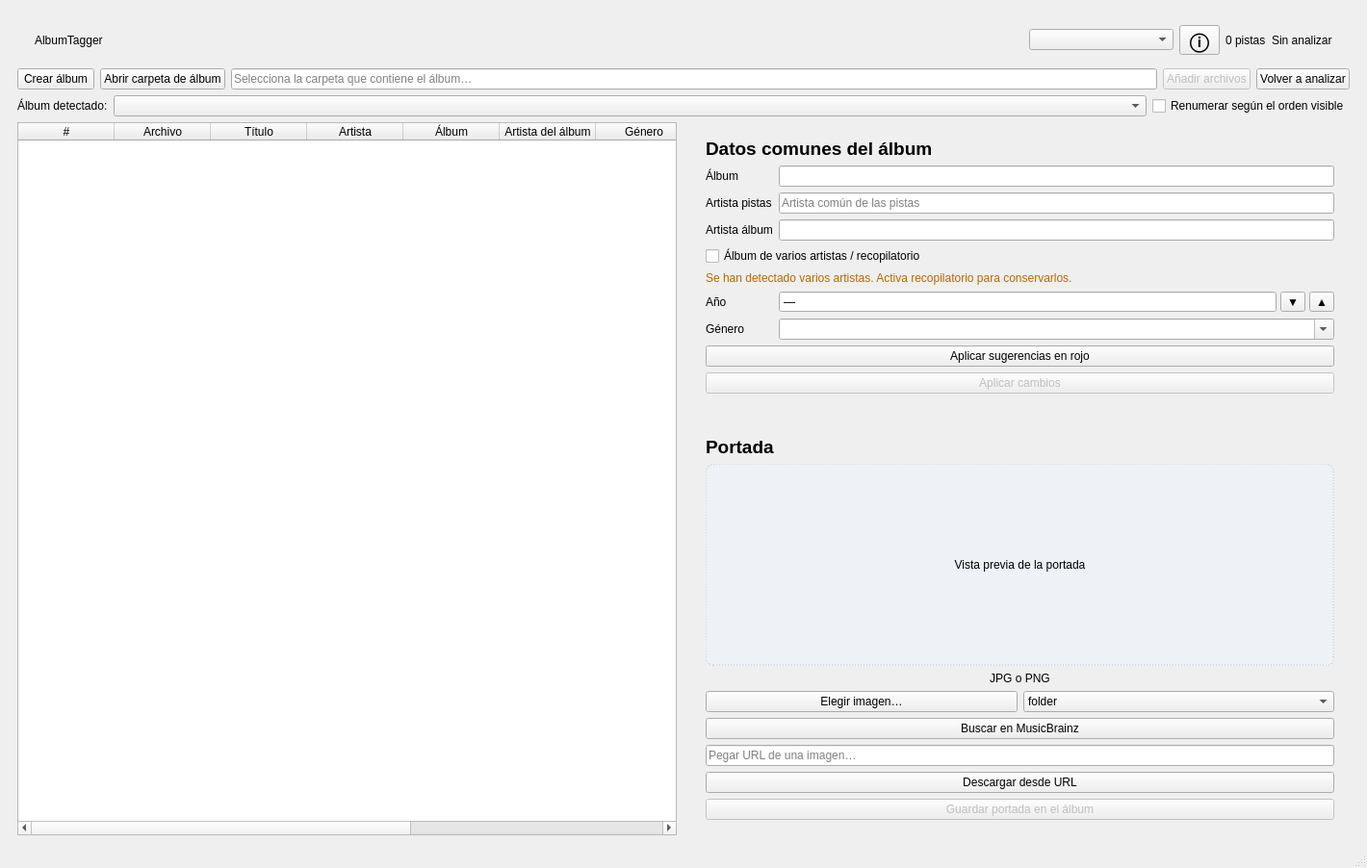
<?xml version="1.0" encoding="UTF-8"?>
<ui version="4.0">
 <class>MainWindow</class>
 <widget class="QMainWindow" name="MainWindow">
  <property name="geometry"><rect><x>0</x><y>0</y><width>1420</width><height>820</height></rect></property>
  <widget class="QWidget" name="centralwidget">
   <layout class="QVBoxLayout" name="rootLayout">
    <property name="leftMargin"><number>18</number></property><property name="topMargin"><number>18</number></property><property name="rightMargin"><number>18</number></property><property name="bottomMargin"><number>12</number></property>
    <item><widget class="QFrame" name="headerFrame"><property name="sizePolicy"><sizepolicy hsizetype="Expanding" vsizetype="Fixed"><horstretch>0</horstretch><verstretch>0</verstretch></sizepolicy></property><property name="maximumSize"><size><width>16777215</width><height>64</height></size></property><layout class="QHBoxLayout" name="headerLayout"><property name="leftMargin"><number>18</number></property><property name="topMargin"><number>8</number></property><property name="rightMargin"><number>18</number></property><property name="bottomMargin"><number>8</number></property>
     <item><widget class="QLabel" name="titleLabel"><property name="text"><string>AlbumTagger</string></property></widget></item>
     <item><spacer name="headerSpacer"><property name="orientation"><enum>Qt::Horizontal</enum></property><property name="sizeHint"><size><width>40</width><height>20</height></size></property></spacer></item>
     <item><widget class="QComboBox" name="languageCombo"><property name="minimumSize"><size><width>150</width><height>0</height></size></property></widget></item>
     <item><widget class="QToolButton" name="aboutButton"><property name="text"><string>ⓘ</string></property><property name="toolTip"><string>Acerca de AlbumTagger</string></property><property name="styleSheet"><string notr="true">font-size: 15pt; font-weight: 600;</string></property></widget></item>
     <item><widget class="QLabel" name="trackCountLabel"><property name="text"><string>0 pistas</string></property></widget></item>
     <item><widget class="QLabel" name="warningCountLabel"><property name="text"><string>Sin analizar</string></property></widget></item>
    </layout></widget></item>
    <item><layout class="QHBoxLayout" name="folderLayout"><item><widget class="QPushButton" name="createAlbumButton"><property name="text"><string>Crear álbum</string></property></widget></item><item><widget class="QPushButton" name="openFolderButton"><property name="text"><string>Abrir carpeta de álbum</string></property></widget></item><item><widget class="QLineEdit" name="folderPath"><property name="readOnly"><bool>true</bool></property><property name="placeholderText"><string>Selecciona la carpeta que contiene el álbum…</string></property></widget></item><item><widget class="QPushButton" name="addFilesButton"><property name="enabled"><bool>false</bool></property><property name="text"><string>Añadir archivos</string></property></widget></item><item><widget class="QPushButton" name="rescanButton"><property name="text"><string>Volver a analizar</string></property></widget></item></layout></item>
    <item><layout class="QHBoxLayout" name="albumFilterLayout"><item><widget class="QLabel" name="albumFilterLabel"><property name="text"><string>Álbum detectado:</string></property></widget></item><item><widget class="QComboBox" name="albumFilterCombo"><property name="sizePolicy"><sizepolicy hsizetype="Expanding" vsizetype="Fixed"><horstretch>1</horstretch><verstretch>0</verstretch></sizepolicy></property></widget></item><item><widget class="QCheckBox" name="renumberCheck"><property name="text"><string>Renumerar según el orden visible</string></property><property name="toolTip"><string>Arrastra las filas desde los números del margen izquierdo</string></property></widget></item></layout></item>
    <item><layout class="QHBoxLayout" name="contentLayout"><property name="spacing"><number>14</number></property>
     <item><widget class="QTableWidget" name="trackTable"><property name="alternatingRowColors"><bool>true</bool></property><property name="selectionBehavior"><enum>QAbstractItemView::SelectRows</enum></property><property name="editTriggers"><set>QAbstractItemView::NoEditTriggers</set></property><property name="columnCount"><number>10</number></property><property name="rowCount"><number>0</number></property>
      <column><property name="text"><string>#</string></property></column><column><property name="text"><string>Archivo</string></property></column><column><property name="text"><string>Título</string></property></column><column><property name="text"><string>Artista</string></property></column><column><property name="text"><string>Álbum</string></property></column><column><property name="text"><string>Artista del álbum</string></property></column><column><property name="text"><string>Género</string></property></column><column><property name="text"><string>Año</string></property></column><column><property name="text"><string>Duración</string></property></column><column><property name="text"><string>Anomalías</string></property></column>
     </widget></item>
     <item><layout class="QVBoxLayout" name="sideLayout"><property name="spacing"><number>12</number></property>
      <item><widget class="QFrame" name="editorCard"><property name="minimumSize"><size><width>290</width><height>0</height></size></property><layout class="QFormLayout" name="editorLayout"><property name="leftMargin"><number>16</number></property><property name="topMargin"><number>16</number></property><property name="rightMargin"><number>16</number></property><property name="bottomMargin"><number>16</number></property>
       <item row="0" column="0" colspan="2"><widget class="QLabel" name="albumHeader"><property name="text"><string>Datos comunes del álbum</string></property><property name="styleSheet"><string notr="true">font-size: 14pt; font-weight: 650;</string></property></widget></item>
       <item row="1" column="0"><widget class="QLabel" name="albumLabel"><property name="text"><string>Álbum</string></property></widget></item><item row="1" column="1"><widget class="QLineEdit" name="albumEdit"/></item>
       <item row="2" column="0"><widget class="QLabel" name="artistLabel"><property name="text"><string>Artista pistas</string></property></widget></item><item row="2" column="1"><widget class="QLineEdit" name="artistEdit"><property name="placeholderText"><string>Artista común de las pistas</string></property></widget></item>
       <item row="3" column="0"><widget class="QLabel" name="albumArtistLabel"><property name="text"><string>Artista álbum</string></property></widget></item><item row="3" column="1"><widget class="QLineEdit" name="albumArtistEdit"/></item>
       <item row="4" column="0" colspan="2"><widget class="QCheckBox" name="compilationCheck"><property name="text"><string>Álbum de varios artistas / recopilatorio</string></property></widget></item>
       <item row="5" column="0" colspan="2"><widget class="QLabel" name="multiArtistHint"><property name="visible"><bool>false</bool></property><property name="styleSheet"><string notr="true">color: #b26a00; font-size: 9pt;</string></property><property name="text"><string>Se han detectado varios artistas. Activa recopilatorio para conservarlos.</string></property><property name="wordWrap"><bool>true</bool></property></widget></item>
       <item row="6" column="0"><widget class="QLabel" name="yearLabel"><property name="text"><string>Año</string></property></widget></item><item row="6" column="1"><widget class="QWidget" name="yearEditor"><layout class="QHBoxLayout" name="yearEditorLayout"><property name="spacing"><number>4</number></property><property name="leftMargin"><number>0</number></property><property name="topMargin"><number>0</number></property><property name="rightMargin"><number>0</number></property><property name="bottomMargin"><number>0</number></property><item><widget class="QSpinBox" name="yearSpin"><property name="sizePolicy"><sizepolicy hsizetype="Expanding" vsizetype="Fixed"><horstretch>1</horstretch><verstretch>0</verstretch></sizepolicy></property><property name="buttonSymbols"><enum>QAbstractSpinBox::NoButtons</enum></property><property name="minimum"><number>0</number></property><property name="maximum"><number>9999</number></property><property name="specialValueText"><string>—</string></property></widget></item><item><widget class="QToolButton" name="yearDownButton"><property name="text"><string>▼</string></property><property name="toolTip"><string>Año anterior</string></property></widget></item><item><widget class="QToolButton" name="yearUpButton"><property name="text"><string>▲</string></property><property name="toolTip"><string>Año siguiente</string></property></widget></item></layout></widget></item>
       <item row="7" column="0"><widget class="QLabel" name="genreLabel"><property name="text"><string>Género</string></property></widget></item><item row="7" column="1"><widget class="QComboBox" name="genreEdit"><property name="editable"><bool>true</bool></property><property name="insertPolicy"><enum>QComboBox::NoInsert</enum></property></widget></item>
       <item row="8" column="0" colspan="2"><widget class="QPushButton" name="suggestButton"><property name="text"><string>Aplicar sugerencias en rojo</string></property></widget></item>
       <item row="9" column="0" colspan="2"><widget class="QPushButton" name="applyButton"><property name="enabled"><bool>false</bool></property><property name="text"><string>Aplicar cambios</string></property></widget></item>
      </layout></widget></item>
      <item><widget class="QFrame" name="coverCard"><property name="minimumSize"><size><width>290</width><height>0</height></size></property><layout class="QVBoxLayout" name="coverLayout"><property name="leftMargin"><number>16</number></property><property name="topMargin"><number>16</number></property><property name="rightMargin"><number>16</number></property><property name="bottomMargin"><number>16</number></property>
       <item><widget class="QLabel" name="coverHeader"><property name="text"><string>Portada</string></property><property name="styleSheet"><string notr="true">font-size: 14pt; font-weight: 650;</string></property></widget></item>
       <item><widget class="QLabel" name="coverPreview"><property name="minimumSize"><size><width>280</width><height>210</height></size></property><property name="maximumSize"><size><width>16777215</width><height>260</height></size></property><property name="sizePolicy"><sizepolicy hsizetype="Expanding" vsizetype="Fixed"><horstretch>0</horstretch><verstretch>0</verstretch></sizepolicy></property><property name="styleSheet"><string notr="true">background: #eef1f6; border: 1px dashed #bcc5d5; border-radius: 8px;</string></property><property name="text"><string>Vista previa de la portada</string></property><property name="alignment"><set>Qt::AlignCenter</set></property></widget></item>
       <item><widget class="QLabel" name="coverInfoLabel"><property name="text"><string>JPG o PNG</string></property><property name="alignment"><set>Qt::AlignCenter</set></property></widget></item>
       <item><layout class="QHBoxLayout" name="localCoverLayout"><item><widget class="QPushButton" name="localCoverButton"><property name="text"><string>Elegir imagen…</string></property></widget></item><item><widget class="QComboBox" name="coverNameCombo"><item><property name="text"><string>folder</string></property></item><item><property name="text"><string>cover</string></property></item></widget></item></layout></item>
       <item><widget class="QPushButton" name="musicBrainzButton"><property name="text"><string>Buscar en MusicBrainz</string></property></widget></item>
       <item><widget class="QLineEdit" name="coverUrlEdit"><property name="placeholderText"><string>Pegar URL de una imagen…</string></property></widget></item>
       <item><widget class="QPushButton" name="downloadCoverButton"><property name="text"><string>Descargar desde URL</string></property></widget></item>
       <item><widget class="QPushButton" name="saveCoverButton"><property name="enabled"><bool>false</bool></property><property name="text"><string>Guardar portada en el álbum</string></property></widget></item>
      </layout></widget></item>
      <item><spacer name="sideSpacer"><property name="orientation"><enum>Qt::Vertical</enum></property><property name="sizeHint"><size><width>20</width><height>40</height></size></property></spacer></item>
     </layout></item>
    </layout></item>
   </layout>
  </widget>
  <widget class="QStatusBar" name="statusbar"/>
 </widget>
 <resources/><connections/>
</ui>
